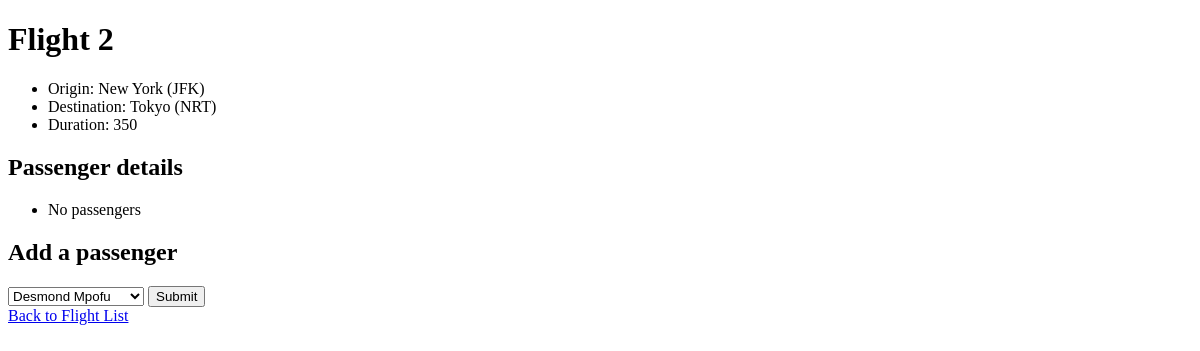
/flights/2, run on an earlier commit of the app's database.
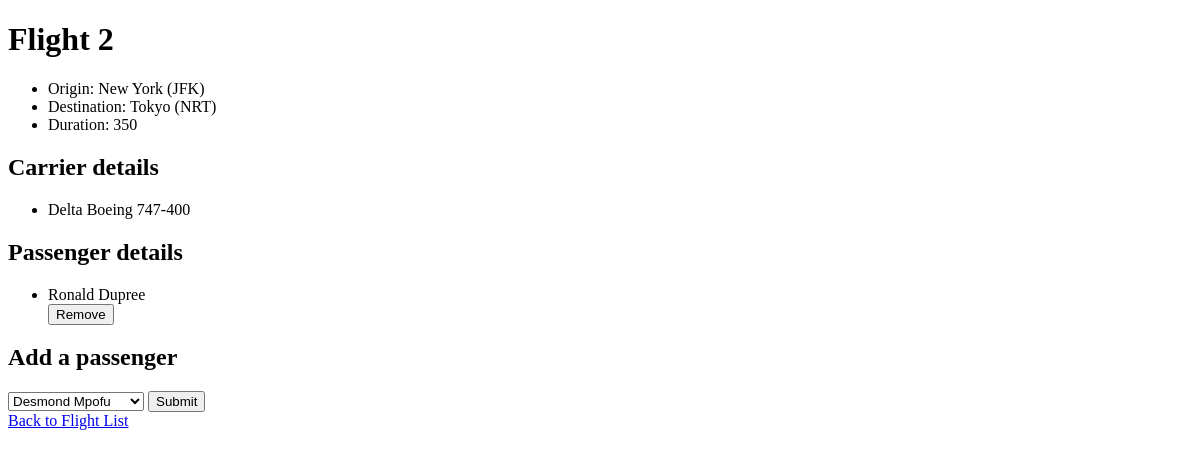
And on a later commit of the database.
### flights/models.py (models this page shows)
class Carrier(models.Model):
    name = models.CharField(max_length=64)
    manufacturer = models.CharField(max_length=64)
    planeModel = models.CharField(max_length=64)
    flights= models.ManyToManyField(Flight, blank=False, related_name="carriers")
    def __str__(self):
        return f"{self.name} {self.manufacturer} {self.planeModel}"

class Passenger(models.Model):
    firstName =models.CharField(max_length=64)
    lastName=models.CharField(max_length=64)
    flights=models.ManyToManyField(Flight, blank=True, related_name="passengers")
    def __str__(self):
        return f"{self.firstName} {self.lastName}"

### flights/views.py (the view)
def flightFunc(request, flight_id):
    flight =Flight.objects.get(pk=flight_id)
    return render(request, "flights/flight.html", {
        "flight":flight,
        "passengers":flight.passengers.all(),
        "carriers":flight.carriers.all(),
        "non_passengers":Passenger.objects.exclude(flights=flight).all()
    })

### flights/models.py (called while the page is built)
    def __str__(self):
        return f"{self.city} ({self.code})"

### flights/templates/flights/flight.html (shortened to what this page needs)
{%extends 'flights/layout.html'%}
{% block body %}
<h1>Flight {{flight.id}}</h1>
<ul>
    <li>Origin: {{flight.origin}}</li>
    <li>Destination: {{flight.destination}}</li>
    <li>Duration: {{flight.duration}}</li>
</ul>
{% if carriers %}
<h2>Carrier details</h2>
{% endif %}
<ul>
    {%for carrier in carriers%}
    <li> {{carrier}}</li>
    {% endfor %}
</ul>
<h2>Passenger details</h2>
<ul>
    {% for passenger in passengers %}
    <li>
        {{ passenger}}
        <form action="{% url 'cancelBooking' flight.id passenger.id %}" method="post" >
            <button type="submit"
                    onclick="return confirm('Are you sure you want to remove this passenger?');">
                Remove
            </button>
        </form>
    </li>
    {% empty %}
    <li>No passengers</li>
    {% endfor %}
</ul>
<h2>Add a passenger</h2>
<form action="{% url 'book' flight.id %}" method="post">
    <select name="passenger">
        {% for passenger in non_passengers %}
        <option value="{{passenger.id}}">{{passenger}}</option>
        {% endfor %}
    </select>
    <input type="submit"/>
</form>
<a href="{% url 'index' %}">Back to Flight List</a>
{% endblock %}

What changed in the data, as far as the page shows it:
added Carrier: name+manufacturer+planeModel "Delta Boeing 747-400"
added Passenger: firstName+lastName "Ronald Dupree"
Also different on the page:
text no longer shown: "No passengers"
text now shown: "Carrier details"
